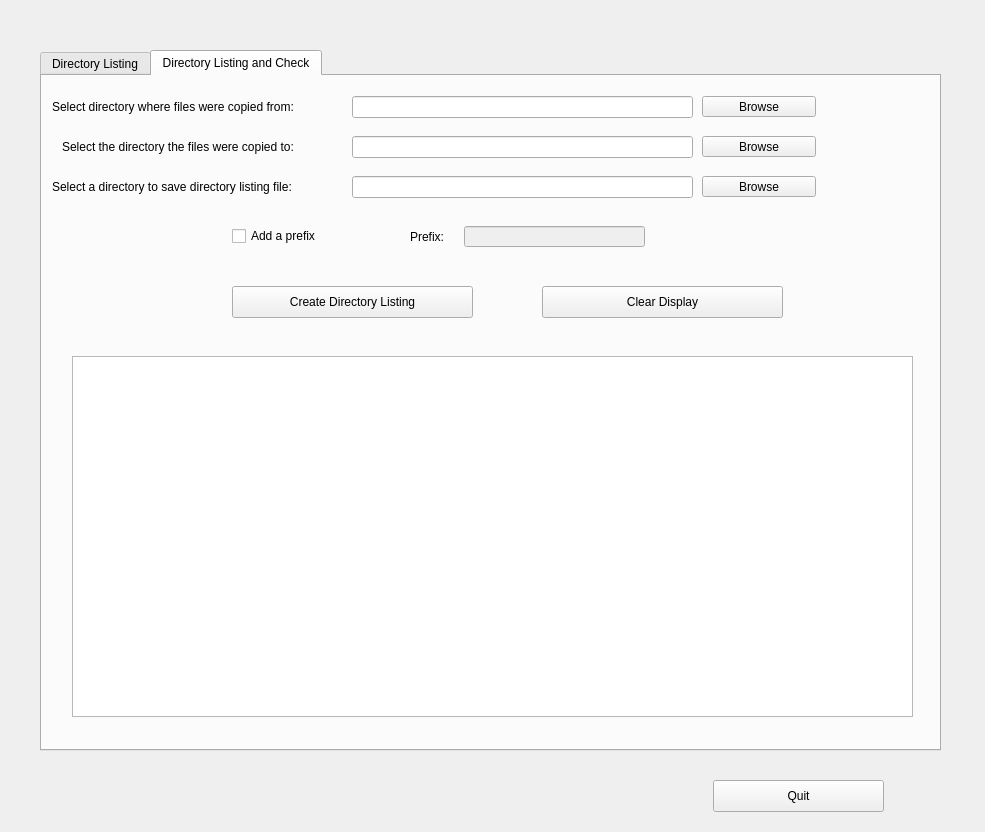
<?xml version="1.0" encoding="UTF-8"?>
<ui version="4.0">
 <class>dialog</class>
 <widget class="QDialog" name="dialog">
  <property name="windowModality">
   <enum>Qt::NonModal</enum>
  </property>
  <property name="geometry">
   <rect>
    <x>0</x>
    <y>0</y>
    <width>985</width>
    <height>832</height>
   </rect>
  </property>
  <property name="mouseTracking">
   <bool>true</bool>
  </property>
  <property name="acceptDrops">
   <bool>true</bool>
  </property>
  <property name="windowTitle">
   <string>Directory Listing</string>
  </property>
  <property name="modal">
   <bool>false</bool>
  </property>
  <widget class="QTabWidget" name="tabWidget">
   <property name="geometry">
    <rect>
     <x>40</x>
     <y>50</y>
     <width>901</width>
     <height>701</height>
    </rect>
   </property>
   <property name="mouseTracking">
    <bool>true</bool>
   </property>
   <property name="focusPolicy">
    <enum>Qt::NoFocus</enum>
   </property>
   <property name="acceptDrops">
    <bool>true</bool>
   </property>
   <property name="currentIndex">
    <number>1</number>
   </property>
   <widget class="QWidget" name="dirOnlyTab">
    <property name="focusPolicy">
     <enum>Qt::NoFocus</enum>
    </property>
    <property name="acceptDrops">
     <bool>true</bool>
    </property>
    <attribute name="title">
     <string>Directory Listing</string>
    </attribute>
    <widget class="QPushButton" name="sourcePushButton">
     <property name="geometry">
      <rect>
       <x>660</x>
       <y>50</y>
       <width>114</width>
       <height>21</height>
      </rect>
     </property>
     <property name="mouseTracking">
      <bool>true</bool>
     </property>
     <property name="focusPolicy">
      <enum>Qt::StrongFocus</enum>
     </property>
     <property name="text">
      <string>Browse</string>
     </property>
    </widget>
    <widget class="QLineEdit" name="sourceLineEdit">
     <property name="geometry">
      <rect>
       <x>310</x>
       <y>50</y>
       <width>341</width>
       <height>22</height>
      </rect>
     </property>
     <property name="cursor">
      <cursorShape>IBeamCursor</cursorShape>
     </property>
     <property name="autoFillBackground">
      <bool>true</bool>
     </property>
     <property name="locale">
      <locale language="English" country="Australia"/>
     </property>
     <property name="inputMethodHints">
      <set>Qt::ImhNoAutoUppercase|Qt::ImhNoPredictiveText</set>
     </property>
     <property name="echoMode">
      <enum>QLineEdit::Normal</enum>
     </property>
     <property name="dragEnabled">
      <bool>true</bool>
     </property>
     <property name="readOnly">
      <bool>false</bool>
     </property>
    </widget>
    <widget class="QLabel" name="sourceLabel">
     <property name="geometry">
      <rect>
       <x>140</x>
       <y>50</y>
       <width>161</width>
       <height>21</height>
      </rect>
     </property>
     <property name="text">
      <string>Select a Source Directory:</string>
     </property>
    </widget>
    <widget class="QLineEdit" name="dirListingFileSaveLineEdit">
     <property name="geometry">
      <rect>
       <x>310</x>
       <y>100</y>
       <width>341</width>
       <height>22</height>
      </rect>
     </property>
     <property name="cursor">
      <cursorShape>IBeamCursor</cursorShape>
     </property>
     <property name="autoFillBackground">
      <bool>true</bool>
     </property>
     <property name="locale">
      <locale language="English" country="Australia"/>
     </property>
     <property name="inputMethodHints">
      <set>Qt::ImhNoAutoUppercase|Qt::ImhNoPredictiveText</set>
     </property>
     <property name="echoMode">
      <enum>QLineEdit::Normal</enum>
     </property>
     <property name="dragEnabled">
      <bool>true</bool>
     </property>
     <property name="readOnly">
      <bool>false</bool>
     </property>
    </widget>
    <widget class="QPushButton" name="dirListingFileSavePushButton">
     <property name="geometry">
      <rect>
       <x>660</x>
       <y>100</y>
       <width>114</width>
       <height>21</height>
      </rect>
     </property>
     <property name="focusPolicy">
      <enum>Qt::StrongFocus</enum>
     </property>
     <property name="text">
      <string>Browse</string>
     </property>
    </widget>
    <widget class="QLabel" name="dirListingFileSaveLabel">
     <property name="geometry">
      <rect>
       <x>10</x>
       <y>100</y>
       <width>291</width>
       <height>21</height>
      </rect>
     </property>
     <property name="text">
      <string>Select a directory to save directory listing file:</string>
     </property>
    </widget>
    <widget class="QCheckBox" name="addPrefixCheckBox">
     <property name="geometry">
      <rect>
       <x>190</x>
       <y>150</y>
       <width>101</width>
       <height>20</height>
      </rect>
     </property>
     <property name="focusPolicy">
      <enum>Qt::StrongFocus</enum>
     </property>
     <property name="text">
      <string>Add a prefix</string>
     </property>
    </widget>
    <widget class="QLabel" name="prefixLabel">
     <property name="geometry">
      <rect>
       <x>340</x>
       <y>150</y>
       <width>62</width>
       <height>21</height>
      </rect>
     </property>
     <property name="text">
      <string>Prefix:</string>
     </property>
     <property name="alignment">
      <set>Qt::AlignRight|Qt::AlignTrailing|Qt::AlignVCenter</set>
     </property>
    </widget>
    <widget class="QLineEdit" name="prefixLineEdit">
     <property name="enabled">
      <bool>false</bool>
     </property>
     <property name="geometry">
      <rect>
       <x>422</x>
       <y>150</y>
       <width>181</width>
       <height>21</height>
      </rect>
     </property>
    </widget>
    <widget class="QPushButton" name="createPushButton">
     <property name="geometry">
      <rect>
       <x>190</x>
       <y>210</y>
       <width>241</width>
       <height>32</height>
      </rect>
     </property>
     <property name="focusPolicy">
      <enum>Qt::StrongFocus</enum>
     </property>
     <property name="text">
      <string>Create Directory Listing</string>
     </property>
     <property name="autoDefault">
      <bool>true</bool>
     </property>
     <property name="default">
      <bool>false</bool>
     </property>
     <property name="flat">
      <bool>false</bool>
     </property>
    </widget>
    <widget class="QPushButton" name="clearPushButton">
     <property name="geometry">
      <rect>
       <x>500</x>
       <y>210</y>
       <width>241</width>
       <height>32</height>
      </rect>
     </property>
     <property name="focusPolicy">
      <enum>Qt::StrongFocus</enum>
     </property>
     <property name="text">
      <string>Clear Display</string>
     </property>
     <property name="flat">
      <bool>false</bool>
     </property>
    </widget>
    <widget class="QTextEdit" name="outputTextEdit">
     <property name="geometry">
      <rect>
       <x>30</x>
       <y>280</y>
       <width>841</width>
       <height>361</height>
      </rect>
     </property>
     <property name="focusPolicy">
      <enum>Qt::StrongFocus</enum>
     </property>
     <property name="tabChangesFocus">
      <bool>true</bool>
     </property>
     <property name="readOnly">
      <bool>true</bool>
     </property>
    </widget>
   </widget>
   <widget class="QWidget" name="dirCheckTab">
    <property name="acceptDrops">
     <bool>true</bool>
    </property>
    <attribute name="title">
     <string>Directory Listing and Check</string>
    </attribute>
    <widget class="QLabel" name="destDirCheckLabel">
     <property name="geometry">
      <rect>
       <x>20</x>
       <y>60</y>
       <width>281</width>
       <height>21</height>
      </rect>
     </property>
     <property name="text">
      <string>Select the directory the files were copied to:</string>
     </property>
    </widget>
    <widget class="QPushButton" name="destDirCheckPushButton">
     <property name="geometry">
      <rect>
       <x>660</x>
       <y>60</y>
       <width>114</width>
       <height>21</height>
      </rect>
     </property>
     <property name="focusPolicy">
      <enum>Qt::StrongFocus</enum>
     </property>
     <property name="text">
      <string>Browse</string>
     </property>
    </widget>
    <widget class="QLineEdit" name="destDirCheckLineEdit">
     <property name="geometry">
      <rect>
       <x>310</x>
       <y>60</y>
       <width>341</width>
       <height>22</height>
      </rect>
     </property>
     <property name="cursor">
      <cursorShape>IBeamCursor</cursorShape>
     </property>
     <property name="focusPolicy">
      <enum>Qt::StrongFocus</enum>
     </property>
     <property name="autoFillBackground">
      <bool>true</bool>
     </property>
     <property name="locale">
      <locale language="English" country="Australia"/>
     </property>
     <property name="inputMethodHints">
      <set>Qt::ImhNoAutoUppercase|Qt::ImhNoPredictiveText</set>
     </property>
     <property name="text">
      <string/>
     </property>
     <property name="echoMode">
      <enum>QLineEdit::Normal</enum>
     </property>
     <property name="dragEnabled">
      <bool>true</bool>
     </property>
     <property name="readOnly">
      <bool>false</bool>
     </property>
    </widget>
    <widget class="QLineEdit" name="sourceDirCheckLineEdit">
     <property name="geometry">
      <rect>
       <x>310</x>
       <y>20</y>
       <width>341</width>
       <height>22</height>
      </rect>
     </property>
     <property name="cursor">
      <cursorShape>IBeamCursor</cursorShape>
     </property>
     <property name="focusPolicy">
      <enum>Qt::StrongFocus</enum>
     </property>
     <property name="autoFillBackground">
      <bool>true</bool>
     </property>
     <property name="locale">
      <locale language="English" country="Australia"/>
     </property>
     <property name="inputMethodHints">
      <set>Qt::ImhNoAutoUppercase|Qt::ImhNoPredictiveText</set>
     </property>
     <property name="echoMode">
      <enum>QLineEdit::Normal</enum>
     </property>
     <property name="dragEnabled">
      <bool>true</bool>
     </property>
     <property name="readOnly">
      <bool>false</bool>
     </property>
    </widget>
    <widget class="QPushButton" name="sourceDirCheckPushButton">
     <property name="geometry">
      <rect>
       <x>660</x>
       <y>20</y>
       <width>114</width>
       <height>21</height>
      </rect>
     </property>
     <property name="focusPolicy">
      <enum>Qt::StrongFocus</enum>
     </property>
     <property name="text">
      <string>Browse</string>
     </property>
    </widget>
    <widget class="QLabel" name="sourceDirCheckLabel">
     <property name="geometry">
      <rect>
       <x>10</x>
       <y>20</y>
       <width>291</width>
       <height>21</height>
      </rect>
     </property>
     <property name="text">
      <string>Select directory where files were copied from:</string>
     </property>
    </widget>
    <widget class="QPushButton" name="clearDirCheckPushButton">
     <property name="geometry">
      <rect>
       <x>500</x>
       <y>210</y>
       <width>241</width>
       <height>32</height>
      </rect>
     </property>
     <property name="focusPolicy">
      <enum>Qt::StrongFocus</enum>
     </property>
     <property name="text">
      <string>Clear Display</string>
     </property>
    </widget>
    <widget class="QLineEdit" name="prefixDirCheckLineEdit">
     <property name="enabled">
      <bool>false</bool>
     </property>
     <property name="geometry">
      <rect>
       <x>422</x>
       <y>150</y>
       <width>181</width>
       <height>21</height>
      </rect>
     </property>
     <property name="focusPolicy">
      <enum>Qt::StrongFocus</enum>
     </property>
    </widget>
    <widget class="QCheckBox" name="addPrefixDirCheckCheckBox">
     <property name="geometry">
      <rect>
       <x>190</x>
       <y>150</y>
       <width>101</width>
       <height>20</height>
      </rect>
     </property>
     <property name="focusPolicy">
      <enum>Qt::StrongFocus</enum>
     </property>
     <property name="text">
      <string>Add a prefix</string>
     </property>
    </widget>
    <widget class="QPushButton" name="createDirCheckPushButton">
     <property name="geometry">
      <rect>
       <x>190</x>
       <y>210</y>
       <width>241</width>
       <height>32</height>
      </rect>
     </property>
     <property name="focusPolicy">
      <enum>Qt::StrongFocus</enum>
     </property>
     <property name="text">
      <string>Create Directory Listing</string>
     </property>
     <property name="autoDefault">
      <bool>true</bool>
     </property>
     <property name="default">
      <bool>false</bool>
     </property>
     <property name="flat">
      <bool>false</bool>
     </property>
    </widget>
    <widget class="QLabel" name="prefixDirCheckLabel">
     <property name="geometry">
      <rect>
       <x>340</x>
       <y>150</y>
       <width>62</width>
       <height>21</height>
      </rect>
     </property>
     <property name="text">
      <string>Prefix:</string>
     </property>
     <property name="alignment">
      <set>Qt::AlignRight|Qt::AlignTrailing|Qt::AlignVCenter</set>
     </property>
    </widget>
    <widget class="QLabel" name="dirListingDirCheckFileSaveLabel">
     <property name="geometry">
      <rect>
       <x>10</x>
       <y>100</y>
       <width>291</width>
       <height>21</height>
      </rect>
     </property>
     <property name="text">
      <string>Select a directory to save directory listing file:</string>
     </property>
    </widget>
    <widget class="QLineEdit" name="dirListingDirCheckFileSaveLineEdit">
     <property name="geometry">
      <rect>
       <x>310</x>
       <y>100</y>
       <width>341</width>
       <height>22</height>
      </rect>
     </property>
     <property name="cursor">
      <cursorShape>IBeamCursor</cursorShape>
     </property>
     <property name="focusPolicy">
      <enum>Qt::StrongFocus</enum>
     </property>
     <property name="contextMenuPolicy">
      <enum>Qt::DefaultContextMenu</enum>
     </property>
     <property name="autoFillBackground">
      <bool>true</bool>
     </property>
     <property name="locale">
      <locale language="English" country="Australia"/>
     </property>
     <property name="inputMethodHints">
      <set>Qt::ImhNoAutoUppercase|Qt::ImhNoPredictiveText</set>
     </property>
     <property name="echoMode">
      <enum>QLineEdit::Normal</enum>
     </property>
     <property name="dragEnabled">
      <bool>true</bool>
     </property>
     <property name="readOnly">
      <bool>false</bool>
     </property>
    </widget>
    <widget class="QPushButton" name="dirListingDirCheckFileSavePushButton">
     <property name="geometry">
      <rect>
       <x>660</x>
       <y>100</y>
       <width>114</width>
       <height>21</height>
      </rect>
     </property>
     <property name="focusPolicy">
      <enum>Qt::StrongFocus</enum>
     </property>
     <property name="text">
      <string>Browse</string>
     </property>
    </widget>
    <widget class="QTextEdit" name="outputDirCheckTextEdit">
     <property name="geometry">
      <rect>
       <x>30</x>
       <y>280</y>
       <width>841</width>
       <height>361</height>
      </rect>
     </property>
     <property name="focusPolicy">
      <enum>Qt::StrongFocus</enum>
     </property>
     <property name="readOnly">
      <bool>true</bool>
     </property>
    </widget>
    <zorder>destDirCheckLabel</zorder>
    <zorder>destDirCheckPushButton</zorder>
    <zorder>destDirCheckLineEdit</zorder>
    <zorder>sourceDirCheckLineEdit</zorder>
    <zorder>sourceDirCheckPushButton</zorder>
    <zorder>sourceDirCheckLabel</zorder>
    <zorder>clearDirCheckPushButton</zorder>
    <zorder>prefixDirCheckLineEdit</zorder>
    <zorder>addPrefixDirCheckCheckBox</zorder>
    <zorder>createDirCheckPushButton</zorder>
    <zorder>prefixDirCheckLabel</zorder>
    <zorder>dirListingDirCheckFileSaveLabel</zorder>
    <zorder>dirListingDirCheckFileSaveLineEdit</zorder>
    <zorder>dirListingDirCheckFileSavePushButton</zorder>
    <zorder>outputDirCheckTextEdit</zorder>
    <zorder>outputDirCheckTextEdit</zorder>
   </widget>
  </widget>
  <widget class="QPushButton" name="quitPushButton">
   <property name="geometry">
    <rect>
     <x>713</x>
     <y>780</y>
     <width>171</width>
     <height>32</height>
    </rect>
   </property>
   <property name="text">
    <string>Quit</string>
   </property>
  </widget>
 </widget>
 <resources/>
 <connections>
  <connection>
   <sender>addPrefixCheckBox</sender>
   <signal>stateChanged(int)</signal>
   <receiver>prefixLineEdit</receiver>
   <slot>show()</slot>
   <hints>
    <hint type="sourcelabel">
     <x>283</x>
     <y>235</y>
    </hint>
    <hint type="destinationlabel">
     <x>555</x>
     <y>236</y>
    </hint>
   </hints>
  </connection>
 </connections>
</ui>
